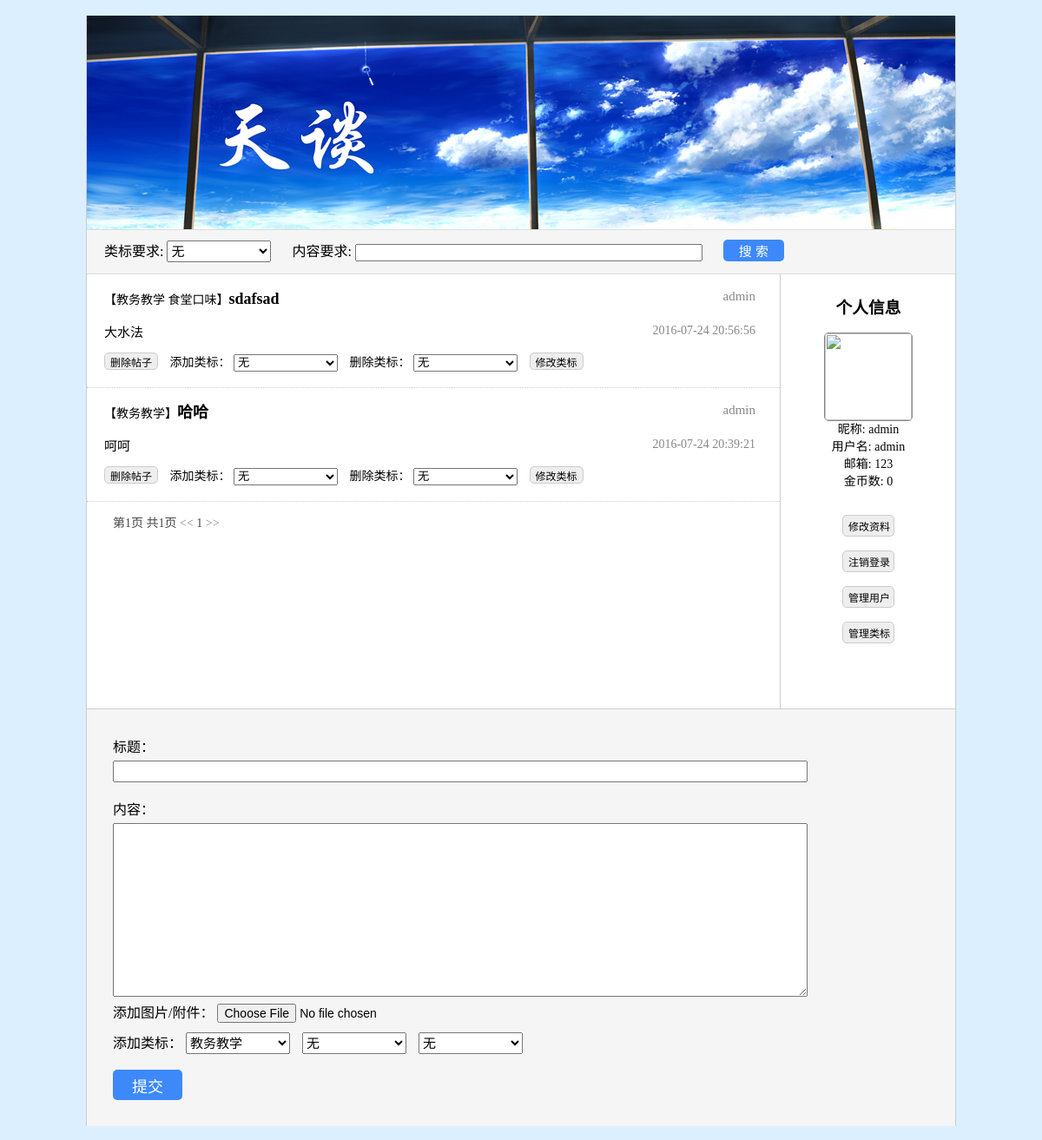
The page /postbar/homepage/ (signed in) on the database as committed earlier.
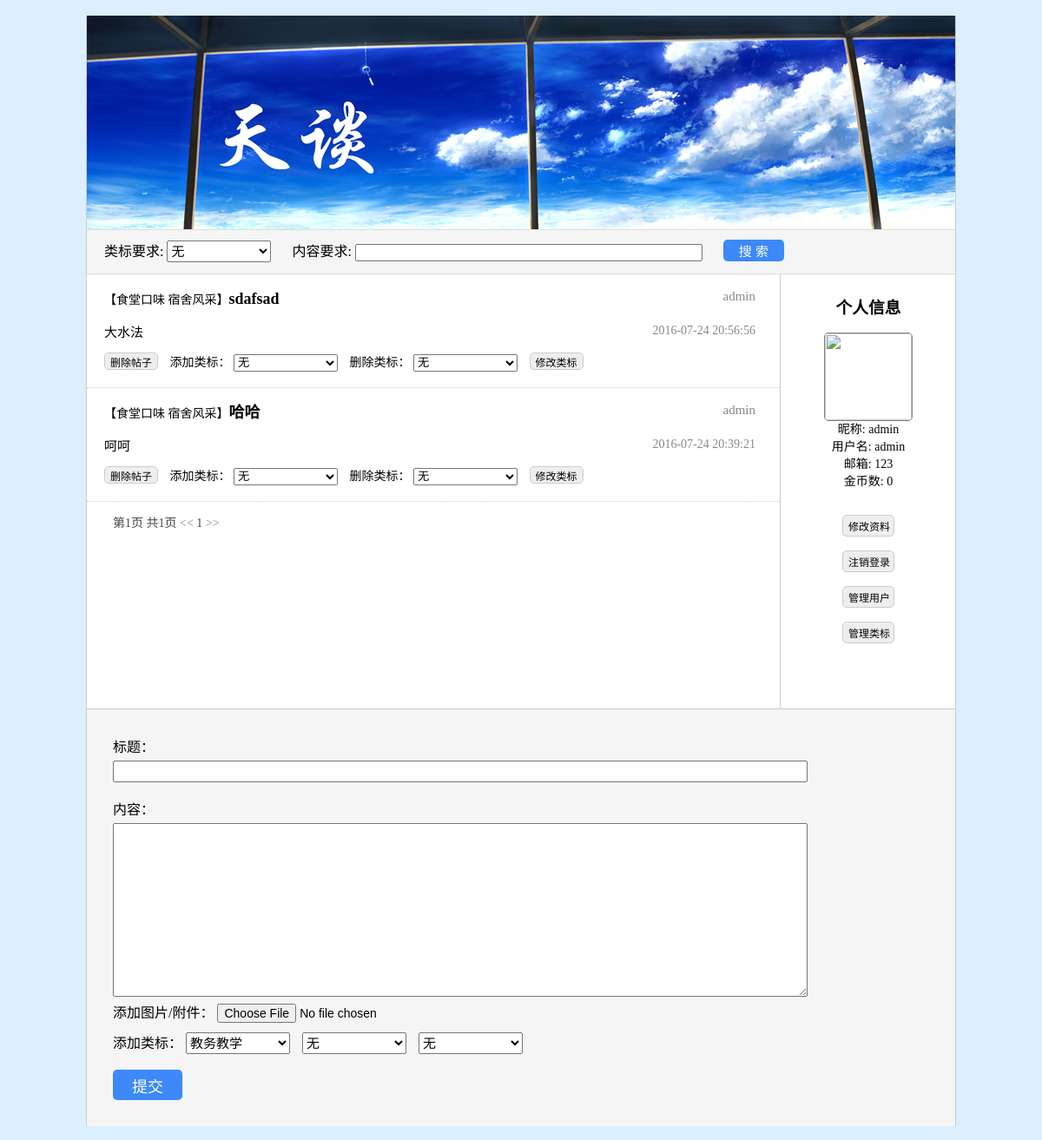
The same page on the database as committed later.
### postbar/models.py (models this page shows, shortened)
class TKpost(models.Model):
	title       = models.CharField(max_length = 100)
	content     = models.CharField(max_length = 1000)
	img         = models.ImageField(upload_to = 'upload')
	attachment  = models.FileField()
	user        = models.ForeignKey(User, on_delete = models.CASCADE)
	time        = models.DateTimeField(default = timezone.now)
	classTag    = models.CharField(max_length = 100)
	keyword     = models.CharField(max_length = 100)
	numClick    = models.IntegerField(default = 0)
	numResp     = models.IntegerField(default = 0)
	score       = models.IntegerField(default = 0)
	coin        = models.IntegerField(default = 0)

class TKuser(models.Model):
	user        = models.OneToOneField(User, on_delete = models.CASCADE)
	nickname    = models.CharField(max_length = 100)
	img         = models.ImageField(upload_to = user_directory_path)
	pwdQuestion = models.CharField(max_length = 100)
	pwdAnswer   = models.CharField(max_length = 100)
	numPost     = models.IntegerField(default = 0)
	numScore    = models.IntegerField(default = 0)
	numCoin     = models.IntegerField(default = 0)
	usrStatus   = models.SmallIntegerField(default = 0)
	usrType     = models.SmallIntegerField(default = 0)
	def getImgUrl(self):
		if self.img:
			return self.img.url
		else:
			return '/static/images/mengbi.jpg'

### postbar/views.py (the view, shortened to what this page needs)
@csrf_exempt
def homepage(request):
	if request.user.is_authenticated():
		postDic = [{'post': p,
					'tag1': p.classTag.split()[0],
					'tag2': p.classTag.split()[1] if len(p.classTag.split()) > 1 else '无',
					'tag3': p.classTag.split()[2] if len(p.classTag.split()) > 2 else '无'
				} for p in TKhomepage.searchPostByTime()
			]
		dic = {
			'user': request.user,
			'img' : request.user.tkuser.getImgUrl(),
			'posts': postDic,
			'tags': TKclassTag.objects.all(),
			'list1': json.dumps('传递参数给js'),
		}
		return render(request, 'postbar/homepage.html', dic)
	else:
		return HttpResponse("您未登陆，无法访问该网页！")

### postbar/models.py (called while the page is built)
	def searchPostByTime():
		return TKpost.objects.all().order_by('-time')

### postbar/templates/postbar/homepage.html (shortened to what this page needs)
﻿<!doctype html>
<html lang="zh-CN">
<head>
	<link rel="stylesheet" href="/static/css/base.css">
</head>
<body>
<div id="container">
	<div id="homepage_header" style="background-image:url(/static/images/hp_header.jpg)"></div>
	<div id="menu_block">
		类标要求:
		<select class="menu_block_label" name="search_label">
			<option value="无">无</option>
		</select>
		内容要求:
		<input id="menu_block_content" type="text" name="search_content"/>
		<input id="menu_block_search" type="button" value="搜 索"/>
	</div>
	<div id="user_info">
		<h3>个人信息</h3>
		<img class="user_info_img" src="{{ img }}"></br>
		<span class="user_info_name">昵称: {{ user.tkuser.nickname }}</span></br>
		<span class="user_info_name">用户名: {{ user.username }}</span></br>
		<span class="user_info_name">邮箱: {{ user.email }}</span></br>
		<span class="user_info_name">金币数: {{ user.tkuser.numCoin }}</span></br></br>
		<input class="user_info_btn" type="button" value="修改资料" onclick="window.location.href='{% url 'account' %}'"/></br>
		<input class="user_info_btn" type="button" value="注销登录" onclick="logout()"/></br>
		{% if user.tkuser.usrType != 0 %}
			<input class="user_info_btn" type="button" value="管理用户" onclick="window.location.href='{% url 'useradmin' %}'"/></br>
			<input class="user_info_btn" type="button" value="管理类标" onclick="window.location.href='{% url 'tagadmin' %}'"/></br>
		{% endif %}
	</div>
	<div id="post_list">
		{% for p in posts %}
		<div class="post_item">
			<div class="post_item_wrap1">
				<p class="post_item_title"><a href="{% url 'post' p.post.id %}" target="_blank">
					<span class="post_item_label">【{{ p.post.classTag }}】</span>{{ p.post.title }}
				</a></p>
				<p class="post_item_author">{{ p.post.user.tkuser.nickname }}</p>
			</div>
			<div class="post_item_wrap2">
				<div class="post_item_brief"><p>{{ p.post.content }}</p></div>
				<div class="post_item_date">{{ p.post.time|date:"Y-m-d H:i:s" }}</div>
			</div>
			{% if user.tkuser.usrType != 0 %}
			<div class="post_item_wrap3">
				<input class="post_item_btn opPost" id="delPost{{ forloop.counter }}" type="button" value="删除帖子"/>
				添加类标：
				<select class="post_item_ctrl" id="addTag{{ forloop.counter }}">
					<option value="无">无</option>
				</select>
				删除类标：
				<select class="post_item_ctrl" id="delTag{{ forloop.counter }}">
					<option value="无">无</option>
				</select>
				<button class="post_item_btn opTag" type="button" id="op{{ forloop.counter }}">修改类标</button>
			</div>
			{% endif %}
		</div>
		{% endfor %}
		<div id="pagenum">
			第1页 共1页  <a href=""><<</a> 1 <a href="">>></a>
		</div>
	</div>
	<form id="new_post" method="post" action="" >
		标题：</br><input id="new_post_title" type="text" name="title" onsubmit="checkPost()" />
		内容：</br><textarea id="new_post_content" name="content"></textarea></br>
		添加图片/附件：
		<input id="new_post_file" type="file" name="headimg"/></br>
		<div id="new_post_labels">
			添加类标：
			<select class="new_post_label" name="tag1">
			{% for tag in tags %}
				<option value="{{ tag.classTagName }}">{{ tag.classTagName }}</option>
			{% endfor %}
			</select>
			<select class="new_post_label" name="tag2">
				<option value="无" selected="selected">无</option>
			</select>
			<select class="new_post_label" name="tag3">
				<option value="无" selected="selected">无</option>
			</select>
		</div></br>
		<input type="button" value="提交" id="new_post_submit" onclick="checkPost()" />
	</form>
</body>
</body>
</html>

Rows that differ between the two databases and show on the page:
changed TKpost "sdafsad": post.classTag "教务教学 食堂口味" → "食堂口味 宿舍风采"
changed TKpost "哈哈": post.classTag "教务教学" → "食堂口味 宿舍风采"
